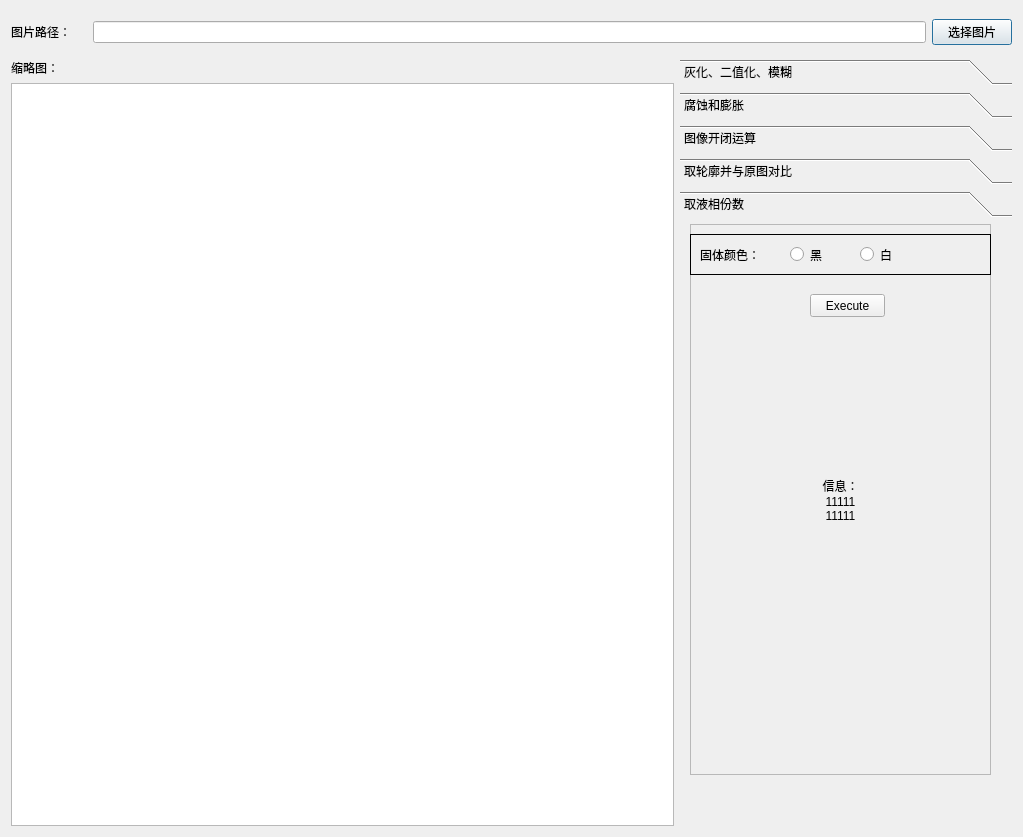
<?xml version="1.0" encoding="UTF-8"?>
<ui version="4.0">
 <class>Dialog</class>
 <widget class="QDialog" name="Dialog">
  <property name="geometry">
   <rect>
    <x>0</x>
    <y>0</y>
    <width>1023</width>
    <height>837</height>
   </rect>
  </property>
  <property name="sizePolicy">
   <sizepolicy hsizetype="Expanding" vsizetype="Expanding">
    <horstretch>1</horstretch>
    <verstretch>1</verstretch>
   </sizepolicy>
  </property>
  <property name="windowTitle">
   <string>Dialog</string>
  </property>
  <layout class="QHBoxLayout" name="horizontalLayout_3">
   <item>
    <layout class="QVBoxLayout" name="verticalLayout_2" stretch="1,100">
     <property name="sizeConstraint">
      <enum>QLayout::SetFixedSize</enum>
     </property>
     <item>
      <layout class="QVBoxLayout" name="verticalLayout_7" stretch="1">
       <item>
        <layout class="QHBoxLayout" name="horizontalLayout" stretch="1,11,1">
         <property name="sizeConstraint">
          <enum>QLayout::SetMinimumSize</enum>
         </property>
         <property name="leftMargin">
          <number>0</number>
         </property>
         <item>
          <widget class="QLabel" name="label">
           <property name="sizePolicy">
            <sizepolicy hsizetype="Expanding" vsizetype="Expanding">
             <horstretch>0</horstretch>
             <verstretch>0</verstretch>
            </sizepolicy>
           </property>
           <property name="text">
            <string>图片路径：</string>
           </property>
           <property name="scaledContents">
            <bool>false</bool>
           </property>
          </widget>
         </item>
         <item>
          <layout class="QVBoxLayout" name="verticalLayout_6" stretch="8,0,8">
           <item>
            <spacer name="verticalSpacer_3">
             <property name="orientation">
              <enum>Qt::Vertical</enum>
             </property>
             <property name="sizeType">
              <enum>QSizePolicy::Fixed</enum>
             </property>
             <property name="sizeHint" stdset="0">
              <size>
               <width>20</width>
               <height>10</height>
              </size>
             </property>
            </spacer>
           </item>
           <item>
            <widget class="QLineEdit" name="lineEdit_11">
             <property name="readOnly">
              <bool>true</bool>
             </property>
            </widget>
           </item>
           <item>
            <spacer name="verticalSpacer_4">
             <property name="orientation">
              <enum>Qt::Vertical</enum>
             </property>
             <property name="sizeType">
              <enum>QSizePolicy::Fixed</enum>
             </property>
             <property name="sizeHint" stdset="0">
              <size>
               <width>20</width>
               <height>10</height>
              </size>
             </property>
            </spacer>
           </item>
          </layout>
         </item>
         <item>
          <layout class="QVBoxLayout" name="verticalLayout_4" stretch="0,0,0">
           <property name="sizeConstraint">
            <enum>QLayout::SetFixedSize</enum>
           </property>
           <property name="topMargin">
            <number>0</number>
           </property>
           <property name="bottomMargin">
            <number>0</number>
           </property>
           <item>
            <spacer name="verticalSpacer">
             <property name="orientation">
              <enum>Qt::Vertical</enum>
             </property>
             <property name="sizeHint" stdset="0">
              <size>
               <width>20</width>
               <height>40</height>
              </size>
             </property>
            </spacer>
           </item>
           <item>
            <widget class="QPushButton" name="pushButton">
             <property name="sizePolicy">
              <sizepolicy hsizetype="Expanding" vsizetype="Expanding">
               <horstretch>0</horstretch>
               <verstretch>0</verstretch>
              </sizepolicy>
             </property>
             <property name="text">
              <string>选择图片</string>
             </property>
            </widget>
           </item>
           <item>
            <spacer name="verticalSpacer_2">
             <property name="orientation">
              <enum>Qt::Vertical</enum>
             </property>
             <property name="sizeHint" stdset="0">
              <size>
               <width>20</width>
               <height>40</height>
              </size>
             </property>
            </spacer>
           </item>
          </layout>
         </item>
        </layout>
       </item>
      </layout>
     </item>
     <item>
      <layout class="QHBoxLayout" name="horizontalLayout_2" stretch="2,1">
       <item>
        <layout class="QVBoxLayout" name="verticalLayout">
         <item>
          <widget class="QLabel" name="label_2">
           <property name="text">
            <string>缩略图：</string>
           </property>
          </widget>
         </item>
         <item>
          <widget class="QGraphicsView" name="graphicsView"/>
         </item>
        </layout>
       </item>
       <item>
        <layout class="QVBoxLayout" name="verticalLayout_3">
         <property name="sizeConstraint">
          <enum>QLayout::SetFixedSize</enum>
         </property>
         <item>
          <widget class="QToolBox" name="toolBox">
           <property name="currentIndex">
            <number>4</number>
           </property>
           <property name="tabSpacing">
            <number>7</number>
           </property>
           <widget class="QWidget" name="page">
            <property name="geometry">
             <rect>
              <x>0</x>
              <y>0</y>
              <width>328</width>
              <height>591</height>
             </rect>
            </property>
            <attribute name="label">
             <string>灰化、二值化、模糊</string>
            </attribute>
            <widget class="QFrame" name="frame">
             <property name="geometry">
              <rect>
               <x>30</x>
               <y>0</y>
               <width>271</width>
               <height>41</height>
              </rect>
             </property>
             <property name="frameShape">
              <enum>QFrame::NoFrame</enum>
             </property>
             <property name="frameShadow">
              <enum>QFrame::Plain</enum>
             </property>
             <widget class="QPushButton" name="pushButton_2">
              <property name="geometry">
               <rect>
                <x>90</x>
                <y>10</y>
                <width>75</width>
                <height>23</height>
               </rect>
              </property>
              <property name="text">
               <string>灰化</string>
              </property>
             </widget>
            </widget>
            <widget class="QFrame" name="frame_3">
             <property name="geometry">
              <rect>
               <x>10</x>
               <y>50</y>
               <width>301</width>
               <height>201</height>
              </rect>
             </property>
             <property name="frameShape">
              <enum>QFrame::NoFrame</enum>
             </property>
             <property name="frameShadow">
              <enum>QFrame::Plain</enum>
             </property>
             <widget class="QRadioButton" name="radioButton">
              <property name="geometry">
               <rect>
                <x>90</x>
                <y>70</y>
                <width>81</width>
                <height>16</height>
               </rect>
              </property>
              <property name="text">
               <string>平均模糊</string>
              </property>
             </widget>
             <widget class="QRadioButton" name="radioButton_2">
              <property name="geometry">
               <rect>
                <x>190</x>
                <y>70</y>
                <width>91</width>
                <height>16</height>
               </rect>
              </property>
              <property name="text">
               <string>高斯模糊</string>
              </property>
             </widget>
             <widget class="QRadioButton" name="radioButton_3">
              <property name="geometry">
               <rect>
                <x>90</x>
                <y>90</y>
                <width>81</width>
                <height>16</height>
               </rect>
              </property>
              <property name="text">
               <string>中值模糊</string>
              </property>
             </widget>
             <widget class="QPushButton" name="pushButton_4">
              <property name="geometry">
               <rect>
                <x>190</x>
                <y>140</y>
                <width>75</width>
                <height>23</height>
               </rect>
              </property>
              <property name="text">
               <string>模糊</string>
              </property>
             </widget>
             <widget class="QRadioButton" name="radioButton_4">
              <property name="geometry">
               <rect>
                <x>190</x>
                <y>90</y>
                <width>91</width>
                <height>16</height>
               </rect>
              </property>
              <property name="text">
               <string>双边滤波</string>
              </property>
             </widget>
             <widget class="QPushButton" name="pushButton_3">
              <property name="geometry">
               <rect>
                <x>200</x>
                <y>30</y>
                <width>75</width>
                <height>23</height>
               </rect>
              </property>
              <property name="text">
               <string>二值化</string>
              </property>
             </widget>
             <widget class="QLabel" name="label_5">
              <property name="geometry">
               <rect>
                <x>10</x>
                <y>70</y>
                <width>71</width>
                <height>16</height>
               </rect>
              </property>
              <property name="text">
               <string>模糊种类：</string>
              </property>
             </widget>
             <widget class="QLabel" name="label_21">
              <property name="geometry">
               <rect>
                <x>10</x>
                <y>30</y>
                <width>91</width>
                <height>21</height>
               </rect>
              </property>
              <property name="text">
               <string>二值化像素：</string>
              </property>
             </widget>
             <widget class="QLineEdit" name="lineEdit_12">
              <property name="geometry">
               <rect>
                <x>120</x>
                <y>30</y>
                <width>61</width>
                <height>21</height>
               </rect>
              </property>
             </widget>
             <widget class="QFrame" name="frame_12">
              <property name="geometry">
               <rect>
                <x>20</x>
                <y>120</y>
                <width>131</width>
                <height>61</height>
               </rect>
              </property>
              <property name="frameShape">
               <enum>QFrame::StyledPanel</enum>
              </property>
              <property name="frameShadow">
               <enum>QFrame::Raised</enum>
              </property>
              <widget class="QLineEdit" name="lineEdit_15">
               <property name="geometry">
                <rect>
                 <x>40</x>
                 <y>30</y>
                 <width>31</width>
                 <height>20</height>
                </rect>
               </property>
               <property name="text">
                <string>9</string>
               </property>
              </widget>
              <widget class="QLabel" name="label_31">
               <property name="geometry">
                <rect>
                 <x>0</x>
                 <y>10</y>
                 <width>101</width>
                 <height>16</height>
                </rect>
               </property>
               <property name="text">
                <string>中值模糊大小：</string>
               </property>
              </widget>
             </widget>
             <widget class="QFrame" name="frame_11">
              <property name="geometry">
               <rect>
                <x>20</x>
                <y>120</y>
                <width>131</width>
                <height>61</height>
               </rect>
              </property>
              <property name="frameShape">
               <enum>QFrame::StyledPanel</enum>
              </property>
              <property name="frameShadow">
               <enum>QFrame::Raised</enum>
              </property>
              <widget class="QLineEdit" name="lineEdit">
               <property name="geometry">
                <rect>
                 <x>40</x>
                 <y>30</y>
                 <width>31</width>
                 <height>20</height>
                </rect>
               </property>
               <property name="text">
                <string>9</string>
               </property>
              </widget>
              <widget class="QLineEdit" name="lineEdit_2">
               <property name="geometry">
                <rect>
                 <x>90</x>
                 <y>30</y>
                 <width>31</width>
                 <height>20</height>
                </rect>
               </property>
               <property name="text">
                <string>9</string>
               </property>
              </widget>
              <widget class="QLabel" name="label_7">
               <property name="geometry">
                <rect>
                 <x>0</x>
                 <y>10</y>
                 <width>101</width>
                 <height>16</height>
                </rect>
               </property>
               <property name="text">
                <string>低通滤波器大小：</string>
               </property>
              </widget>
              <widget class="QLabel" name="label_6">
               <property name="geometry">
                <rect>
                 <x>70</x>
                 <y>30</y>
                 <width>21</width>
                 <height>21</height>
                </rect>
               </property>
               <property name="text">
                <string>X</string>
               </property>
               <property name="alignment">
                <set>Qt::AlignCenter</set>
               </property>
              </widget>
             </widget>
             <widget class="QFrame" name="frame_13">
              <property name="geometry">
               <rect>
                <x>20</x>
                <y>120</y>
                <width>131</width>
                <height>61</height>
               </rect>
              </property>
              <property name="frameShape">
               <enum>QFrame::StyledPanel</enum>
              </property>
              <property name="frameShadow">
               <enum>QFrame::Raised</enum>
              </property>
              <widget class="QLineEdit" name="lineEdit_17">
               <property name="geometry">
                <rect>
                 <x>10</x>
                 <y>30</y>
                 <width>21</width>
                 <height>20</height>
                </rect>
               </property>
               <property name="text">
                <string>9</string>
               </property>
              </widget>
              <widget class="QLabel" name="label_33">
               <property name="geometry">
                <rect>
                 <x>0</x>
                 <y>10</y>
                 <width>101</width>
                 <height>16</height>
                </rect>
               </property>
               <property name="text">
                <string>双边模糊数值：</string>
               </property>
              </widget>
              <widget class="QLineEdit" name="lineEdit_18">
               <property name="geometry">
                <rect>
                 <x>90</x>
                 <y>30</y>
                 <width>31</width>
                 <height>20</height>
                </rect>
               </property>
               <property name="text">
                <string>9</string>
               </property>
              </widget>
              <widget class="QLineEdit" name="lineEdit_19">
               <property name="geometry">
                <rect>
                 <x>50</x>
                 <y>30</y>
                 <width>31</width>
                 <height>20</height>
                </rect>
               </property>
               <property name="text">
                <string>9</string>
               </property>
              </widget>
              <widget class="QLabel" name="label_34">
               <property name="geometry">
                <rect>
                 <x>77</x>
                 <y>30</y>
                 <width>16</width>
                 <height>21</height>
                </rect>
               </property>
               <property name="text">
                <string>X</string>
               </property>
               <property name="alignment">
                <set>Qt::AlignCenter</set>
               </property>
              </widget>
              <widget class="QLabel" name="label_35">
               <property name="geometry">
                <rect>
                 <x>30</x>
                 <y>30</y>
                 <width>20</width>
                 <height>21</height>
                </rect>
               </property>
               <property name="text">
                <string>X</string>
               </property>
               <property name="alignment">
                <set>Qt::AlignCenter</set>
               </property>
              </widget>
             </widget>
            </widget>
           </widget>
           <widget class="QWidget" name="page_4">
            <property name="geometry">
             <rect>
              <x>0</x>
              <y>0</y>
              <width>328</width>
              <height>591</height>
             </rect>
            </property>
            <attribute name="label">
             <string>腐蚀和膨胀</string>
            </attribute>
            <widget class="QFrame" name="frame_2">
             <property name="geometry">
              <rect>
               <x>0</x>
               <y>0</y>
               <width>321</width>
               <height>281</height>
              </rect>
             </property>
             <property name="frameShape">
              <enum>QFrame::NoFrame</enum>
             </property>
             <property name="frameShadow">
              <enum>QFrame::Sunken</enum>
             </property>
             <widget class="QLabel" name="label_8">
              <property name="geometry">
               <rect>
                <x>10</x>
                <y>10</y>
                <width>221</width>
                <height>16</height>
               </rect>
              </property>
              <property name="text">
               <string>腐蚀（去除噪点）</string>
              </property>
             </widget>
             <widget class="QLabel" name="label_9">
              <property name="geometry">
               <rect>
                <x>60</x>
                <y>90</y>
                <width>81</width>
                <height>21</height>
               </rect>
              </property>
              <property name="text">
               <string>重复次数：</string>
              </property>
             </widget>
             <widget class="QLineEdit" name="lineEdit_3">
              <property name="geometry">
               <rect>
                <x>150</x>
                <y>90</y>
                <width>31</width>
                <height>21</height>
               </rect>
              </property>
              <property name="text">
               <string>4</string>
              </property>
             </widget>
             <widget class="QPushButton" name="pushButton_5">
              <property name="geometry">
               <rect>
                <x>220</x>
                <y>90</y>
                <width>75</width>
                <height>23</height>
               </rect>
              </property>
              <property name="text">
               <string>腐蚀</string>
              </property>
             </widget>
             <widget class="QLabel" name="label_10">
              <property name="geometry">
               <rect>
                <x>10</x>
                <y>130</y>
                <width>231</width>
                <height>16</height>
               </rect>
              </property>
              <property name="text">
               <string>膨胀（还原边界）</string>
              </property>
             </widget>
             <widget class="QLineEdit" name="lineEdit_4">
              <property name="geometry">
               <rect>
                <x>150</x>
                <y>60</y>
                <width>31</width>
                <height>20</height>
               </rect>
              </property>
              <property name="text">
               <string>5</string>
              </property>
             </widget>
             <widget class="QLineEdit" name="lineEdit_5">
              <property name="geometry">
               <rect>
                <x>100</x>
                <y>60</y>
                <width>31</width>
                <height>20</height>
               </rect>
              </property>
              <property name="text">
               <string>5</string>
              </property>
             </widget>
             <widget class="QLabel" name="label_11">
              <property name="geometry">
               <rect>
                <x>130</x>
                <y>60</y>
                <width>21</width>
                <height>21</height>
               </rect>
              </property>
              <property name="text">
               <string>X</string>
              </property>
              <property name="alignment">
               <set>Qt::AlignCenter</set>
              </property>
             </widget>
             <widget class="QLabel" name="label_12">
              <property name="geometry">
               <rect>
                <x>60</x>
                <y>40</y>
                <width>101</width>
                <height>16</height>
               </rect>
              </property>
              <property name="text">
               <string>卷积核心大小：</string>
              </property>
             </widget>
             <widget class="QLineEdit" name="lineEdit_6">
              <property name="geometry">
               <rect>
                <x>150</x>
                <y>180</y>
                <width>31</width>
                <height>20</height>
               </rect>
              </property>
              <property name="text">
               <string>5</string>
              </property>
             </widget>
             <widget class="QLineEdit" name="lineEdit_7">
              <property name="geometry">
               <rect>
                <x>100</x>
                <y>180</y>
                <width>31</width>
                <height>20</height>
               </rect>
              </property>
              <property name="text">
               <string>5</string>
              </property>
             </widget>
             <widget class="QLabel" name="label_13">
              <property name="geometry">
               <rect>
                <x>130</x>
                <y>180</y>
                <width>21</width>
                <height>21</height>
               </rect>
              </property>
              <property name="text">
               <string>X</string>
              </property>
              <property name="alignment">
               <set>Qt::AlignCenter</set>
              </property>
             </widget>
             <widget class="QLabel" name="label_14">
              <property name="geometry">
               <rect>
                <x>60</x>
                <y>160</y>
                <width>101</width>
                <height>16</height>
               </rect>
              </property>
              <property name="text">
               <string>卷积核心大小：</string>
              </property>
             </widget>
             <widget class="QLineEdit" name="lineEdit_8">
              <property name="geometry">
               <rect>
                <x>150</x>
                <y>210</y>
                <width>31</width>
                <height>21</height>
               </rect>
              </property>
              <property name="text">
               <string>4</string>
              </property>
             </widget>
             <widget class="QLabel" name="label_15">
              <property name="geometry">
               <rect>
                <x>60</x>
                <y>210</y>
                <width>81</width>
                <height>21</height>
               </rect>
              </property>
              <property name="text">
               <string>重复次数：</string>
              </property>
             </widget>
             <widget class="QPushButton" name="pushButton_6">
              <property name="geometry">
               <rect>
                <x>220</x>
                <y>210</y>
                <width>75</width>
                <height>23</height>
               </rect>
              </property>
              <property name="text">
               <string>腐蚀</string>
              </property>
             </widget>
             <widget class="QLabel" name="label_3">
              <property name="geometry">
               <rect>
                <x>30</x>
                <y>250</y>
                <width>251</width>
                <height>31</height>
               </rect>
              </property>
              <property name="text">
               <string>（一般建议采用同一个卷积核心）</string>
              </property>
              <property name="scaledContents">
               <bool>false</bool>
              </property>
              <property name="alignment">
               <set>Qt::AlignCenter</set>
              </property>
             </widget>
            </widget>
           </widget>
           <widget class="QWidget" name="page_3">
            <property name="geometry">
             <rect>
              <x>0</x>
              <y>0</y>
              <width>328</width>
              <height>591</height>
             </rect>
            </property>
            <attribute name="label">
             <string>图像开闭运算</string>
            </attribute>
            <widget class="QFrame" name="frame_4">
             <property name="geometry">
              <rect>
               <x>0</x>
               <y>0</y>
               <width>311</width>
               <height>221</height>
              </rect>
             </property>
             <property name="frameShape">
              <enum>QFrame::NoFrame</enum>
             </property>
             <property name="frameShadow">
              <enum>QFrame::Plain</enum>
             </property>
             <widget class="QLabel" name="label_16">
              <property name="geometry">
               <rect>
                <x>10</x>
                <y>50</y>
                <width>221</width>
                <height>21</height>
               </rect>
              </property>
              <property name="text">
               <string>开运算：适用于图像去噪点</string>
              </property>
             </widget>
             <widget class="QLabel" name="label_17">
              <property name="geometry">
               <rect>
                <x>10</x>
                <y>10</y>
                <width>111</width>
                <height>21</height>
               </rect>
              </property>
              <property name="text">
               <string>卷积核心大小：</string>
              </property>
             </widget>
             <widget class="QLineEdit" name="lineEdit_9">
              <property name="geometry">
               <rect>
                <x>190</x>
                <y>10</y>
                <width>31</width>
                <height>20</height>
               </rect>
              </property>
              <property name="text">
               <string>9</string>
              </property>
             </widget>
             <widget class="QPushButton" name="pushButton_7">
              <property name="geometry">
               <rect>
                <x>230</x>
                <y>50</y>
                <width>75</width>
                <height>23</height>
               </rect>
              </property>
              <property name="text">
               <string>开运算</string>
              </property>
             </widget>
             <widget class="QLabel" name="label_18">
              <property name="geometry">
               <rect>
                <x>170</x>
                <y>10</y>
                <width>21</width>
                <height>21</height>
               </rect>
              </property>
              <property name="text">
               <string>X</string>
              </property>
              <property name="alignment">
               <set>Qt::AlignCenter</set>
              </property>
             </widget>
             <widget class="QLineEdit" name="lineEdit_10">
              <property name="geometry">
               <rect>
                <x>140</x>
                <y>10</y>
                <width>31</width>
                <height>20</height>
               </rect>
              </property>
              <property name="text">
               <string>9</string>
              </property>
             </widget>
             <widget class="QLabel" name="label_19">
              <property name="geometry">
               <rect>
                <x>10</x>
                <y>80</y>
                <width>211</width>
                <height>21</height>
               </rect>
              </property>
              <property name="text">
               <string>闭运算：用于填充图像内部</string>
              </property>
             </widget>
             <widget class="QPushButton" name="pushButton_8">
              <property name="geometry">
               <rect>
                <x>230</x>
                <y>80</y>
                <width>75</width>
                <height>23</height>
               </rect>
              </property>
              <property name="text">
               <string>闭运算</string>
              </property>
             </widget>
            </widget>
           </widget>
           <widget class="QWidget" name="page_5">
            <property name="geometry">
             <rect>
              <x>0</x>
              <y>0</y>
              <width>328</width>
              <height>591</height>
             </rect>
            </property>
            <attribute name="label">
             <string>取轮廓并与原图对比</string>
            </attribute>
            <widget class="QFrame" name="frame_5">
             <property name="geometry">
              <rect>
               <x>0</x>
               <y>0</y>
               <width>321</width>
               <height>461</height>
              </rect>
             </property>
             <property name="frameShape">
              <enum>QFrame::NoFrame</enum>
             </property>
             <property name="frameShadow">
              <enum>QFrame::Plain</enum>
             </property>
             <widget class="QFrame" name="frame_6">
              <property name="geometry">
               <rect>
                <x>10</x>
                <y>10</y>
                <width>301</width>
                <height>91</height>
               </rect>
              </property>
              <property name="frameShape">
               <enum>QFrame::Box</enum>
              </property>
              <property name="frameShadow">
               <enum>QFrame::Plain</enum>
              </property>
              <widget class="QLabel" name="label_20">
               <property name="geometry">
                <rect>
                 <x>10</x>
                 <y>10</y>
                 <width>111</width>
                 <height>16</height>
                </rect>
               </property>
               <property name="text">
                <string>轮廓检索模式：</string>
               </property>
              </widget>
              <widget class="QRadioButton" name="radioButton_5">
               <property name="geometry">
                <rect>
                 <x>10</x>
                 <y>30</y>
                 <width>121</width>
                 <height>16</height>
                </rect>
               </property>
               <property name="text">
                <string>只检测外轮廓</string>
               </property>
              </widget>
              <widget class="QRadioButton" name="radioButton_6">
               <property name="geometry">
                <rect>
                 <x>150</x>
                 <y>30</y>
                 <width>131</width>
                 <height>16</height>
                </rect>
               </property>
               <property name="text">
                <string>不建立等级关系</string>
               </property>
              </widget>
              <widget class="QRadioButton" name="radioButton_7">
               <property name="geometry">
                <rect>
                 <x>10</x>
                 <y>60</y>
                 <width>121</width>
                 <height>16</height>
                </rect>
               </property>
               <property name="text">
                <string>两个等级轮廓</string>
               </property>
              </widget>
              <widget class="QRadioButton" name="radioButton_8">
               <property name="geometry">
                <rect>
                 <x>150</x>
                 <y>60</y>
                 <width>141</width>
                 <height>16</height>
                </rect>
               </property>
               <property name="text">
                <string>等级树结构轮廓</string>
               </property>
              </widget>
             </widget>
             <widget class="QFrame" name="frame_7">
              <property name="geometry">
               <rect>
                <x>10</x>
                <y>110</y>
                <width>301</width>
                <height>91</height>
               </rect>
              </property>
              <property name="frameShape">
               <enum>QFrame::Box</enum>
              </property>
              <property name="frameShadow">
               <enum>QFrame::Plain</enum>
              </property>
              <widget class="QLabel" name="label_22">
               <property name="geometry">
                <rect>
                 <x>10</x>
                 <y>10</y>
                 <width>81</width>
                 <height>16</height>
                </rect>
               </property>
               <property name="text">
                <string>轮廓近似方法：</string>
               </property>
              </widget>
              <widget class="QRadioButton" name="radioButton_13">
               <property name="geometry">
                <rect>
                 <x>10</x>
                 <y>30</y>
                 <width>161</width>
                 <height>16</height>
                </rect>
               </property>
               <property name="text">
                <string>存储所有的轮廓点</string>
               </property>
              </widget>
              <widget class="QRadioButton" name="radioButton_14">
               <property name="geometry">
                <rect>
                 <x>10</x>
                 <y>60</y>
                 <width>281</width>
                 <height>16</height>
                </rect>
               </property>
               <property name="text">
                <string>压缩各方向元素只保留该方向终点坐标</string>
               </property>
              </widget>
             </widget>
             <widget class="QFrame" name="frame_8">
              <property name="geometry">
               <rect>
                <x>10</x>
                <y>240</y>
                <width>301</width>
                <height>51</height>
               </rect>
              </property>
              <property name="frameShape">
               <enum>QFrame::Box</enum>
              </property>
              <property name="frameShadow">
               <enum>QFrame::Plain</enum>
              </property>
              <widget class="QLabel" name="label_24">
               <property name="geometry">
                <rect>
                 <x>10</x>
                 <y>10</y>
                 <width>81</width>
                 <height>16</height>
                </rect>
               </property>
               <property name="text">
                <string>轮廓颜色：</string>
               </property>
              </widget>
              <widget class="QRadioButton" name="radioButton_17">
               <property name="geometry">
                <rect>
                 <x>10</x>
                 <y>30</y>
                 <width>41</width>
                 <height>16</height>
                </rect>
               </property>
               <property name="text">
                <string>红</string>
               </property>
              </widget>
              <widget class="QRadioButton" name="radioButton_18">
               <property name="geometry">
                <rect>
                 <x>130</x>
                 <y>30</y>
                 <width>41</width>
                 <height>16</height>
                </rect>
               </property>
               <property name="text">
                <string>绿</string>
               </property>
              </widget>
              <widget class="QRadioButton" name="radioButton_19">
               <property name="geometry">
                <rect>
                 <x>230</x>
                 <y>30</y>
                 <width>41</width>
                 <height>16</height>
                </rect>
               </property>
               <property name="text">
                <string>蓝</string>
               </property>
              </widget>
             </widget>
             <widget class="QPushButton" name="pushButton_9">
              <property name="geometry">
               <rect>
                <x>130</x>
                <y>210</y>
                <width>75</width>
                <height>23</height>
               </rect>
              </property>
              <property name="text">
               <string>Execute</string>
              </property>
             </widget>
             <widget class="QFrame" name="frame_9">
              <property name="geometry">
               <rect>
                <x>10</x>
                <y>300</y>
                <width>301</width>
                <height>61</height>
               </rect>
              </property>
              <property name="frameShape">
               <enum>QFrame::Box</enum>
              </property>
              <property name="frameShadow">
               <enum>QFrame::Plain</enum>
              </property>
              <widget class="QLabel" name="label_26">
               <property name="geometry">
                <rect>
                 <x>160</x>
                 <y>20</y>
                 <width>71</width>
                 <height>21</height>
                </rect>
               </property>
               <property name="text">
                <string>轮廓选择：</string>
               </property>
              </widget>
              <widget class="QLabel" name="label_27">
               <property name="geometry">
                <rect>
                 <x>10</x>
                 <y>20</y>
                 <width>71</width>
                 <height>21</height>
                </rect>
               </property>
               <property name="text">
                <string>线条粗细：</string>
               </property>
              </widget>
              <widget class="QComboBox" name="comboBox">
               <property name="geometry">
                <rect>
                 <x>90</x>
                 <y>20</y>
                 <width>41</width>
                 <height>22</height>
                </rect>
               </property>
               <item>
                <property name="text">
                 <string>1</string>
                </property>
               </item>
               <item>
                <property name="text">
                 <string>2</string>
                </property>
               </item>
               <item>
                <property name="text">
                 <string>3</string>
                </property>
               </item>
               <item>
                <property name="text">
                 <string>4</string>
                </property>
               </item>
               <item>
                <property name="text">
                 <string>5</string>
                </property>
               </item>
              </widget>
              <widget class="QComboBox" name="comboBox_2">
               <property name="geometry">
                <rect>
                 <x>240</x>
                 <y>20</y>
                 <width>41</width>
                 <height>22</height>
                </rect>
               </property>
              </widget>
             </widget>
             <widget class="QPushButton" name="pushButton_10">
              <property name="geometry">
               <rect>
                <x>130</x>
                <y>370</y>
                <width>75</width>
                <height>23</height>
               </rect>
              </property>
              <property name="text">
               <string>Execute</string>
              </property>
             </widget>
            </widget>
           </widget>
           <widget class="QWidget" name="page_6">
            <property name="geometry">
             <rect>
              <x>0</x>
              <y>0</y>
              <width>328</width>
              <height>591</height>
             </rect>
            </property>
            <attribute name="label">
             <string>取液相份数</string>
            </attribute>
            <widget class="QFrame" name="frame_10">
             <property name="geometry">
              <rect>
               <x>10</x>
               <y>0</y>
               <width>301</width>
               <height>551</height>
              </rect>
             </property>
             <property name="frameShape">
              <enum>QFrame::StyledPanel</enum>
             </property>
             <property name="frameShadow">
              <enum>QFrame::Raised</enum>
             </property>
             <widget class="QLabel" name="label_25">
              <property name="geometry">
               <rect>
                <x>20</x>
                <y>110</y>
                <width>261</width>
                <height>331</height>
               </rect>
              </property>
              <property name="text">
               <string>信息：
11111
11111</string>
              </property>
              <property name="scaledContents">
               <bool>true</bool>
              </property>
              <property name="alignment">
               <set>Qt::AlignCenter</set>
              </property>
             </widget>
             <widget class="QFrame" name="frame_14">
              <property name="geometry">
               <rect>
                <x>0</x>
                <y>10</y>
                <width>301</width>
                <height>41</height>
               </rect>
              </property>
              <property name="frameShape">
               <enum>QFrame::Box</enum>
              </property>
              <property name="frameShadow">
               <enum>QFrame::Plain</enum>
              </property>
              <widget class="QLabel" name="label_28">
               <property name="geometry">
                <rect>
                 <x>10</x>
                 <y>10</y>
                 <width>71</width>
                 <height>21</height>
                </rect>
               </property>
               <property name="text">
                <string>固体颜色：</string>
               </property>
              </widget>
              <widget class="QRadioButton" name="radioButton_9">
               <property name="geometry">
                <rect>
                 <x>100</x>
                 <y>10</y>
                 <width>51</width>
                 <height>21</height>
                </rect>
               </property>
               <property name="text">
                <string>黑</string>
               </property>
              </widget>
              <widget class="QRadioButton" name="radioButton_10">
               <property name="geometry">
                <rect>
                 <x>170</x>
                 <y>10</y>
                 <width>51</width>
                 <height>21</height>
                </rect>
               </property>
               <property name="text">
                <string>白</string>
               </property>
              </widget>
             </widget>
             <widget class="QPushButton" name="pushButton_12">
              <property name="geometry">
               <rect>
                <x>120</x>
                <y>70</y>
                <width>75</width>
                <height>23</height>
               </rect>
              </property>
              <property name="text">
               <string>Execute</string>
              </property>
             </widget>
            </widget>
           </widget>
          </widget>
         </item>
        </layout>
       </item>
      </layout>
     </item>
    </layout>
   </item>
  </layout>
 </widget>
 <resources/>
 <connections/>
</ui>
